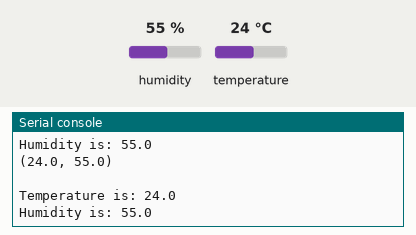
Bench run of a program on a simulated CircuitPython board. On the bench: the last lines printed to the serial console. Inputs (shaded band) come from the test bench; at power-on: humidity 55 %, temperature 24 °C.

Above: at 1.2 s.
1.3 s: humidity set to 22 %
At 1.8 s:
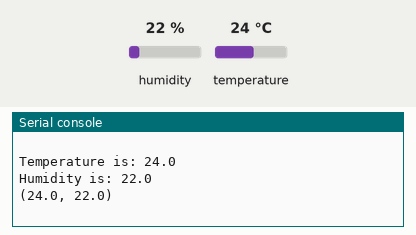
2.8 s: temperature set to 12 °C
At 3.3 s:
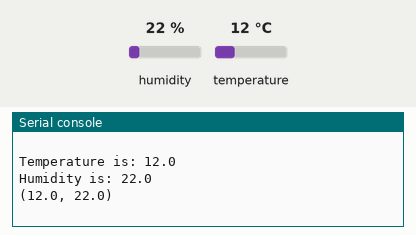
4.3 s: humidity set to 40 %
At 4.9 s:
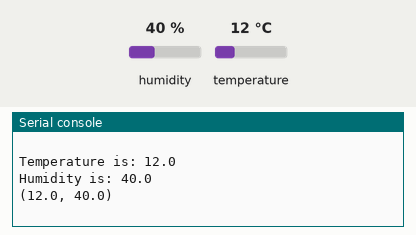
Timing chart, 0 to 6.9 s (numbered marks = the images above; inputs shaded):
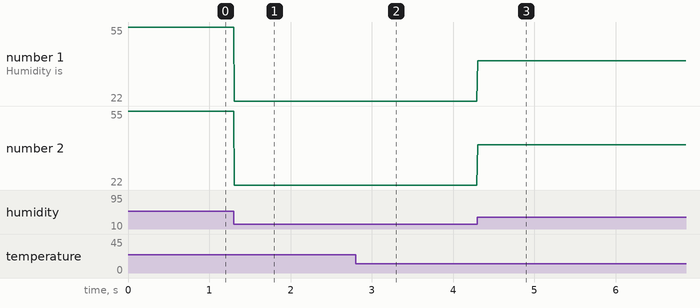

Measured:
- after the input at 1.3 s, the serial console: prints a new line at once (image 1)
- after the input at 2.8 s, the serial console: prints a new line at once (image 2)
- after the input at 4.3 s, the serial console: prints a new line at once (image 3)
- plotted number 1: 55 → 22 after the input at 1.3 s, 22 → 40 after the input at 4.3 s
- plotted number 2: 55 → 22 after the input at 1.3 s, 22 → 40 after the input at 4.3 s

The program:

I2C_Temperature_and_Humidity_Sensor__adafruit_aht20_.py
```python
## Setup Block ##
import time
import board
import adafruit_ahtx0

# create an I2C() object
i2c = board.I2C()

# cretae an object for the aht20 sensor
aht20 = adafruit_ahtx0.AHTx0(i2c)

# loop forever
while True:
    ## Input Block ##
    this_temp = aht20.temperature
    this_hum = aht20.humidity

    ## Ouput Block ##
    # print the values
    print('Temperature is:', this_temp)
    print('Humidity is:', this_hum)
    # print as a tuple for serial plotter
    print((this_temp, this_hum,))
    print()

    time.sleep(0.01)
```
